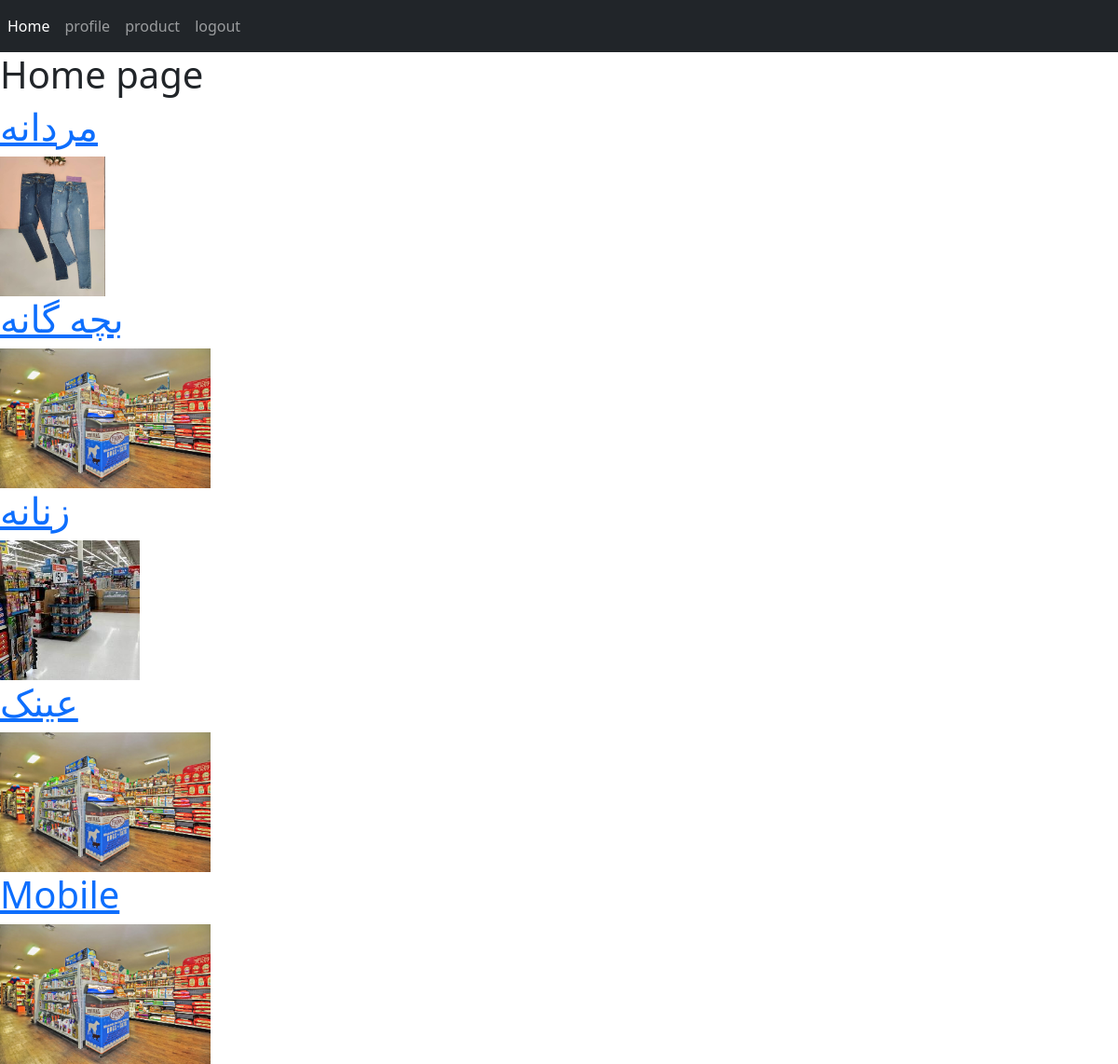
The app's page / (signed in) with its own data.
### home/models.py (models this page shows, shortened)
class Category(models.Model):
    sub_category = models.ForeignKey('self',on_delete=models.CASCADE, null=True, blank=True, related_name='sub')#null=True, blank=True yani
    sub_cat = models.BooleanField(default=False) #default=False yani har categori jadid ke misazim defult daste madar bashad
    name = models.CharField(max_length=200)
    create = models.DateTimeField(auto_now_add=True)#auto_now_add yani harvagh category ijad shod django tarikh va zaman ra sabt mikonad
    update = models.DateTimeField(auto_now=True)# mesl balast faghat vaghti update konim faghat tarikh va zaman re be update midahad
    slug = models.SlugField(allow_unicode=True, unique=True, null=True, blank=True)
    image = models.ImageField(upload_to='category', null=True, blank=True)#vaghti manytomanyfield ijad mikonim
    def get_absolute_url(self):
        return reverse('home:category', args=[self.slug, self.id])

### home/views.py (the view)
# urls.py: path('',views.home, name='home'),
def home(request):
    category = Category.objects.filter(sub_cat=False)# migoeim anhaei ra biar ke daste bandi asli hastand va bolianfield anha
    return render(request, 'home/home.html',{'category':category})

### home/templates/home/home.html (shortened to what this page needs)
{% extends 'base.html' %}
{% block body %}
    <h1>Home page</h1>
    {% for data in category %}
        <a href="{{ data.get_absolute_url }}">
        <h1> {{ data.name }} </h1>
        </a>
        <img src=" {{ data.image.url }}" style="width: 200; height: 150px;" alt="" >
    {% endfor %}
{% endblock %}

### records on screen
Category: name "مردانه", image (picture)
Category: name "بچه گانه", image (picture)
Category: name "زنانه", image (picture)
Category: name "عینک", image (picture)
Category: name "Mobile", image (picture)
